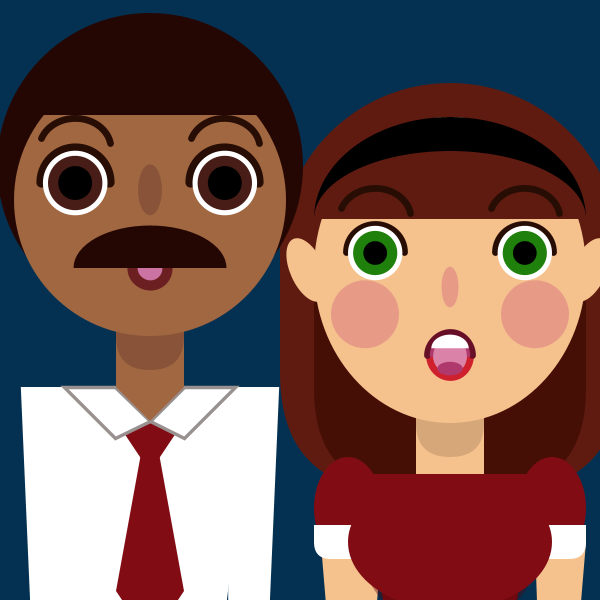
Frame 1 (no input)
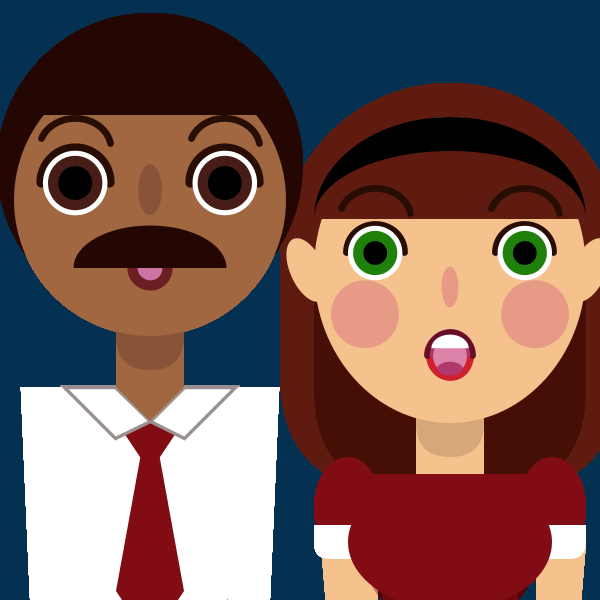
Frame 60 (the mouse pressed at the canvas centre just before this capture)
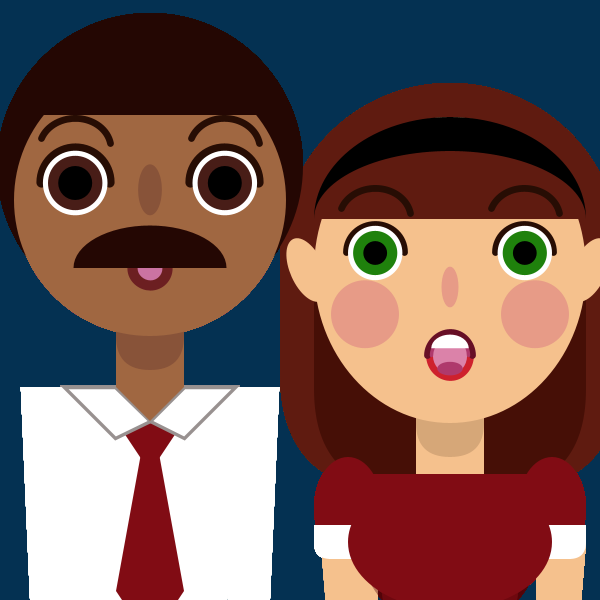
Frame 120 (the mouse held since frame 60 and released just before this capture)

The Processing sketch that drew these frames (run headless with seeded random() and noise(); from frame 60 on, the mouse is pressed at the canvas centre):

// Processing sketch: parentsScared
// ── parentsScared.pde
void setup() {
  size(600, 600);
  background(#043152);
}

void draw() {
  drawWomenHead();
  drawManHead();
}


void drawWomenHead() {
  pushMatrix();
  translate(450, 270);
  scale(3.4);
  translate(-175, -70);
  noStroke();
  fill(#5F1B10);
  ellipse(175, 65, 100, 100); // hair
  rect(125, 65, 100, 70, 0, 0, 40, 40);
  fill(#460F06);
  rect(135, 75, 80, 60, 0, 0, 40, 40);
  fill(#F5C18D);
  rect(165, 80, 20, 50);//neck
  fill(#715031, 60);
  rect(165, 80, 20, 45, 10);//neck shadow
  fill(#F5C18D);
  ellipse(175, 70, 80, 90); //Whead
  quad(137, 150, 155, 150, 150, 210, 142, 210); //right arm
  quad(215, 150, 200, 150, 202, 210, 210, 210); //left arm 
  fill(0);
  arc(175, 55, 80, 60, radians(180), radians(360)); // hairband
  fill(#5F1B10);
  arc(175, 55, 80, 40, radians(180), radians(360)); // bangs 
  fill(#D67080, 120);
  ellipse(150, 83, 20, 20); //cheek
  ellipse(200, 83, 20, 20); //cheek
  ellipse(175, 75, 5, 12); //nose
  stroke(#270D04);
  noFill();
  strokeWeight(2);
  arc(153, 55, 21, 18, radians(200), radians(350)); //left eyebrow
  arc(197, 55, 21, 18, radians(200), radians(350)); //right eyebrow
  stroke(#270D04);
  fill(255);
  strokeWeight(2);
  arc(153, 65, 17, 17, radians(180), radians(360)); //left eye
  arc(197, 65, 17, 17, radians(180), radians(360)); //right eye
  noStroke();
  fill(255);
  ellipse(153, 65, 16, 16); //left eye
  ellipse(197, 65, 16, 16); //right eye
  fill(#1F810C);
  arc(153, 65, 13, 13, radians(0), radians(360)); //left pupil
  arc(197, 65, 13, 13, radians(0), radians(360)); //right pupil
  fill(0);
  arc(153, 65, 7, 7, radians(0), radians(360)); //left pupil
  arc(197, 65, 7, 7, radians(0), radians(360)); //right pupil
  stroke(#CE212D);
  fill(#DB82A9);
  arc(175, 95, 12, 13, 0, PI); //bottom lip
  stroke(#670F26);
  arc(175, 95, 13, 13, radians(180), radians(360)); //top lip 
  stroke(#AF396C);
  strokeWeight(1);
  arc(175, 95, 11, 11, radians(180), radians(360)); //roof of mouth 
  noStroke();
  fill(255);
  arc(175, 93, 11, 8, radians(180), radians(360)); //teeth
  fill(#AF396C);
  ellipse(175, 99, 7.5, 4);//tongue
  pushMatrix();
  translate(133, 70);
  rotate(20);
  fill(#F5C18D);
  ellipse(0, 0, 20, 10);
  popMatrix();
  pushMatrix();
  translate(133+83, 70);
  rotate(-20);
  fill(#F5C18D);
  ellipse(0, 0, 20, 10);
  popMatrix();
  fill(#810C14);
  quad(150, 130, 200, 130, 190, 200, 160, 200);//chest
  ellipse(145, 140, 20, 30); //Left sleeve
  ellipse(205, 140, 20, 30); //rightSleeve
  fill(255);
  rect(135, 145, 20, 10, 0, 0, 10, 10); //left sleeve white 
  rect(195, 145, 20, 10, 0, 0, 10, 10); //left sleeve white 
  fill(#550308, 100);
  ellipse(175, 155, 50, 40); //underboobs
  fill(#810C14);
  ellipse(175, 150, 60, 40); //boobs
  popMatrix();
}


void drawManHead() {
  pushMatrix();
  translate(150, 200);
  scale(3.4);
  translate(-75, -60);
  fill(255);
  quad(45, 115, 105, 115, 95, 200, 55, 200);//chest
  quad(37, 115, 55, 115, 52, 230, 42, 230); //right arm
  quad(113, 115, 98, 115, 98, 230, 108, 230); //left arm 
  fill(#810C14);
  triangle(65, 125, 85, 125, 75, 140); //tie knot
  triangle(65, 175, 85, 175, 75, 190); //tie point
  triangle(75, 120, 65, 175, 85, 175); //tie body 
  fill(255);
  stroke(#989190);
  quad(50, 115, 65, 115, 75, 125, 65, 130); //collar
  quad(85, 115, 100, 115, 85, 130, 75, 125); //collar
  noStroke();
  fill(#240703);
  ellipse(75, 50, 90, 90); //hair
  fill(#A06741);
  rect(65, 80, 20, 35);//neck
  triangle(65, 115, 85, 115, 75, 125);
  fill(#64322B, 100);
  rect(65, 80, 20, 30, 10);//neck shadow
  fill(#A06741);
  ellipse(75, 60, 80, 80);//Mhead
  strokeWeight(3);
  stroke(#6C1F21);
  fill(#CB73A2);
  ellipse(75,80,10,10);
  noStroke();
  fill(#240703);
  rect(42, 20, 65, 15); //bangs 
  arc(75, 80, 45, 25, radians(180), radians(360)); // moustache
  stroke(#270D04);
  noFill();
  strokeWeight(2);
  arc(53, 45, 21, 18, radians(200), radians(350)); //left eyebrow
  arc(97, 45, 21, 18, radians(200), radians(350)); //right eyebrow
  strokeWeight(3);
  fill(255);
  arc(53, 55, 20, 20, radians(180), radians(360)); //left eye
  arc(97, 55, 20, 20, radians(180), radians(360)); //right eye
  noStroke();
  fill(255);
  ellipse(53, 55, 19, 19); //left eye
  ellipse(97, 55, 19, 19); //right eye
  fill(#481D17);
  arc(53, 55, 16, 16, radians(0), radians(360)); //left pupil
  arc(97, 55, 16, 16, radians(0), radians(360)); //right pupil
  fill(0);
  arc(53, 55, 10, 10, radians(0), radians(360)); //left pupil
  arc(97, 55, 10, 10, radians(0), radians(360)); //right pupil
  noStroke();
  fill(#64322B, 100);
  ellipse(75, 57, 7, 15); //nose
  popMatrix();
}
